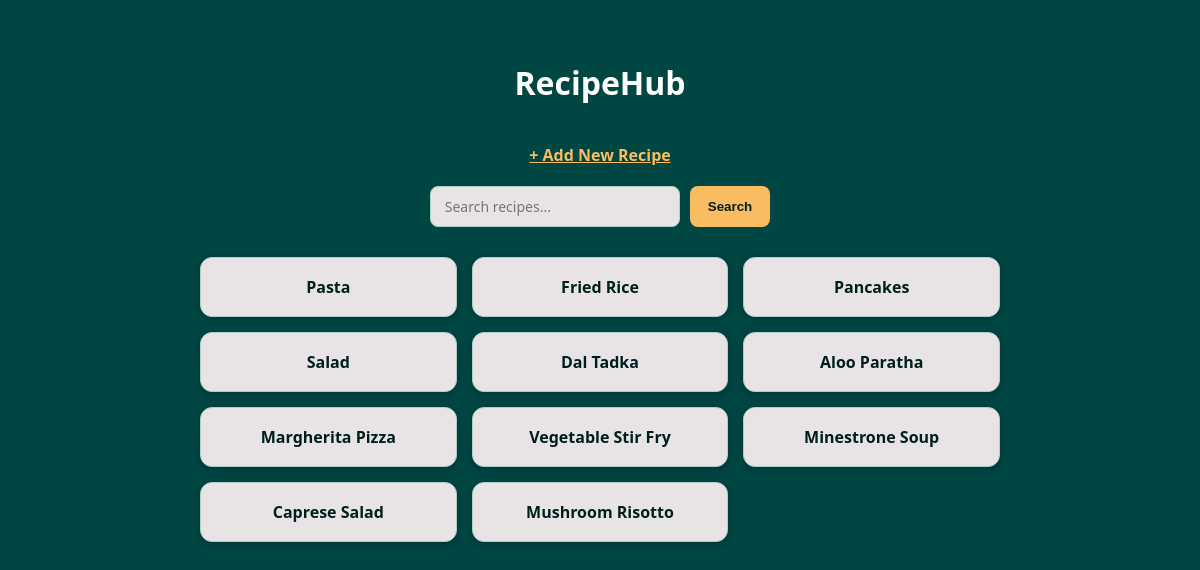
Page /recipes/ on the earlier database version.
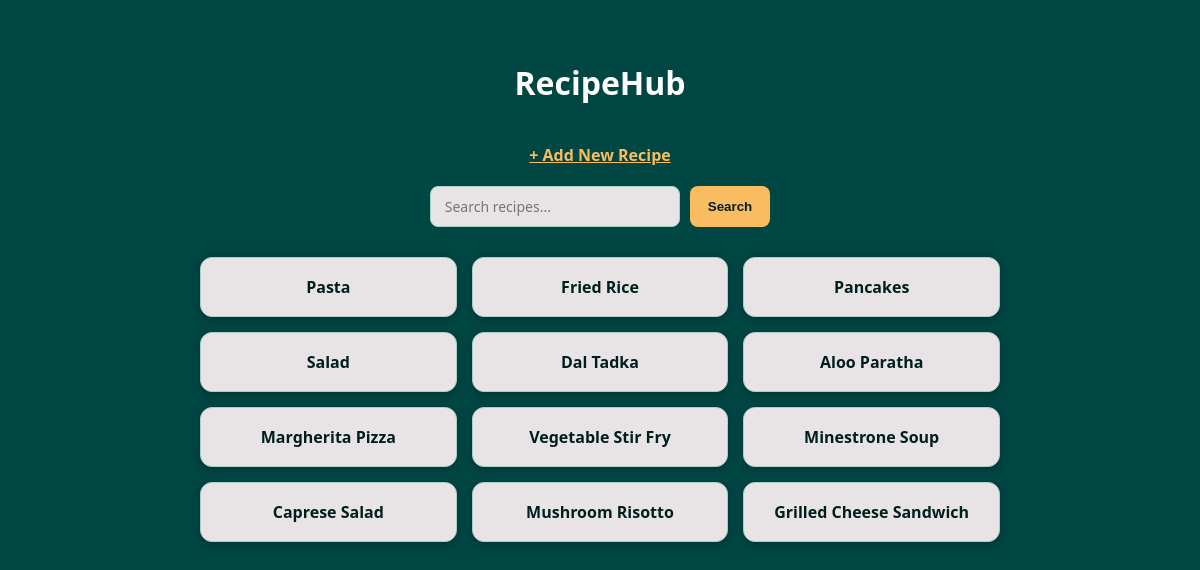
Same page on the later database version.
### recipes/models.py (models this page shows, shortened)
class Recipe(models.Model):
    title = models.CharField(max_length=100)
    ingredients = models.TextField()
    instructions = models.TextField()
    created_by = models.ForeignKey(User, on_delete=models.SET_NULL, null=True, blank=True)

### recipes/views.py (the view)
# urls.py: path('recipes/', views.recipe_list, name='recipe_list'),
def recipe_list(request):
    query = request.GET.get('query')
    if query:
        recipes = Recipe.objects.filter(title__icontains=query)
    else:
        recipes = Recipe.objects.all()
    return render(request, 'recipes/recipe_list.html', {'recipes': recipes})

### recipes/templates/recipes/recipe_list.html (shortened to what this page needs)
<!DOCTYPE html>
<html lang="en">
<head>
</head>
<body>
    <h1>RecipeHub</h1>
    <a href="{% url 'add_recipe' %}">+ Add New Recipe</a>
    <form class="search-form" method="get">
        <input type="text" name="query" placeholder="Search recipes..." value="{{ request.GET.query }}">
        <button type="submit">Search</button>
    </form>
    <div class="recipe-grid">
        {% for recipe in recipes %}
        <div class="recipe-card">
            <a href="{% url 'recipe_detail' recipe.id %}">{{ recipe.title }}</a>
        </div>
        {% endfor %}
    </div>
</body>
</html>

Differences in the rows shown:
added Recipe: title "Grilled Cheese Sandwich"
